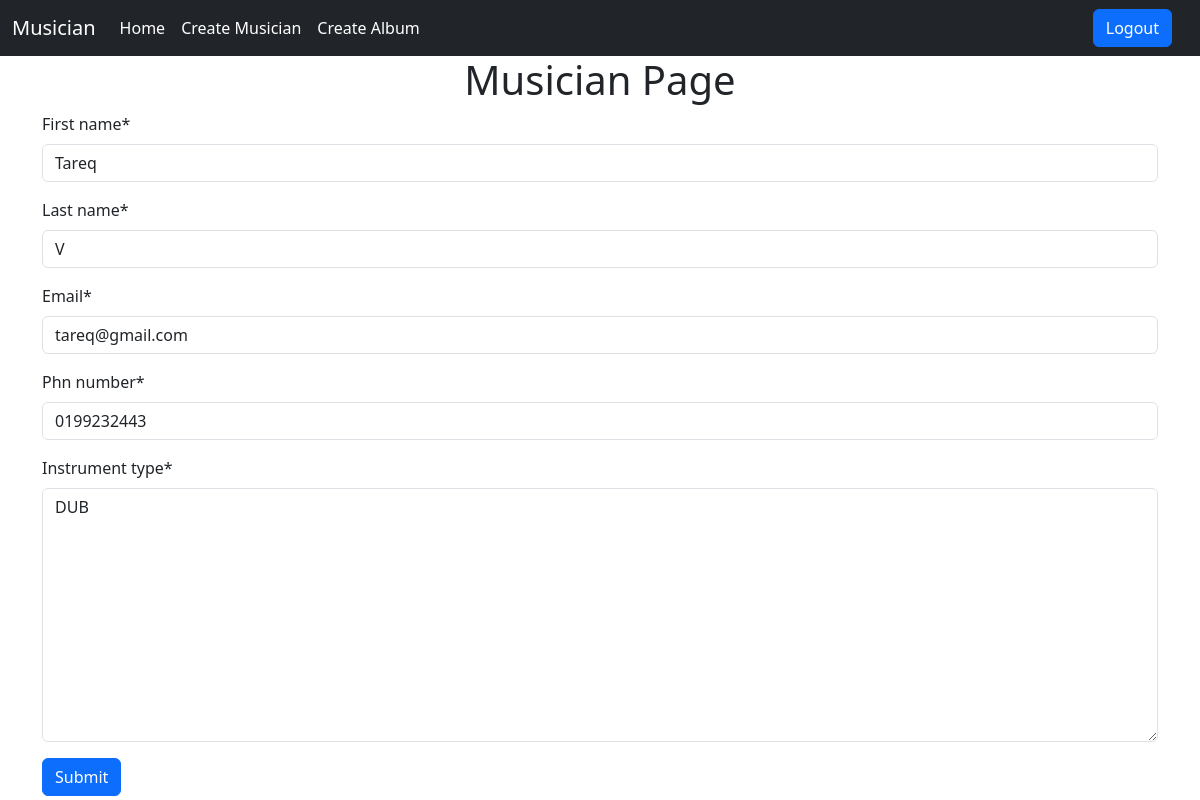
/musician/edit/5 (signed in), run on the app's committed database.
### musician/models.py (models this page shows, shortened)
class Musician(models.Model):
    first_name = models.CharField(max_length=40)
    last_name = models.CharField(max_length=40)
    email = models.EmailField()
    phn_number = models.CharField(max_length=12)
    instrument_type = models.TextField()

### musician/views.py (the view)
# urls.py: path('edit/<int:id>', views.edit_musician_class.as_view(), name="edit_musician"),
@method_decorator(login_required,name='dispatch')
class edit_musician_class(UpdateView):
    model = models.Musician
    form_class = forms.MusicianForm
    template_name = 'create_musician.html'
    pk_url_kwarg = 'id'
    success_url = reverse_lazy('homepage')

### musician/forms.py
class MusicianForm(forms.ModelForm):
    class Meta:
        model = Musician
        fields = '__all__'

### musician/templates/create_musician.html (shortened to what this page needs)
{% extends "base.html" %}
{% load crispy_forms_tags %}
{% block content %}
    <div class="container">
    <h1 class="text-center">Musician Page </h1>
        <form method="post">
            {{form | crispy }}
            <input type="submit" value="Submit" class="btn btn-primary">
        </form>
    </div>
{% endblock %}

### data on the page
Musician: first_name "Tareq", last_name "V", email "tareq@gmail.com", phn_number "0199232443", instrument_type "DUB"
